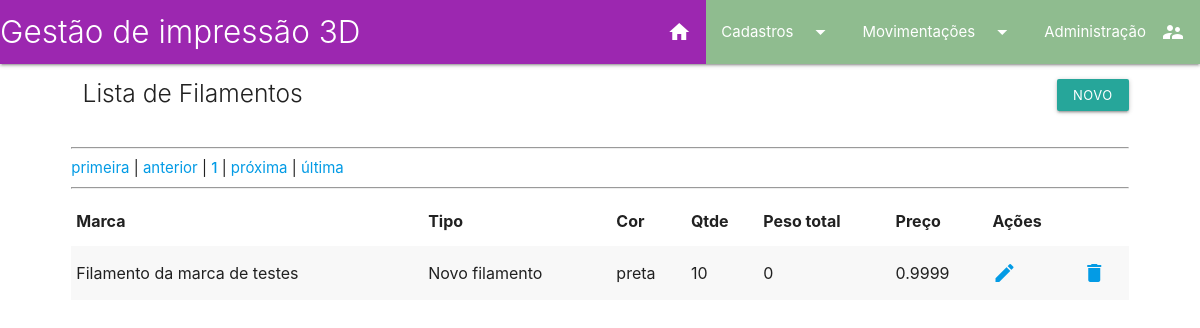
The app's page /lista_filamentos.php with its own data.
### tables this page shows
CREATE TABLE `tb_filamentos` (
  `id` int(11) NOT NULL,
  `marca` varchar(100) DEFAULT NULL,
  `tipo` varchar(100) DEFAULT NULL,
  `cor` varchar(100) DEFAULT NULL,
  `valor` decimal(4,4) NOT NULL,
  `peso` decimal(2,0) NOT NULL,
  `qtde_estoque` int(11) NOT NULL,
  `operador` int(11) DEFAULT NULL,
  `datatual` date DEFAULT NULL
);

### banco_de_dados/readfila.php (the view, shortened to what this page needs)
<?php
include_once 'conexao.php';
$quantidade = 7;
$pagina     = (isset($_GET['pagina'])) ? (int)$_GET['pagina'] : 1;
$inicio     = ($quantidade * $pagina) - $quantidade;
$strsql = "select id, marca, tipo, cor, qtde_estoque,peso, valor from tb_filamentos order by marca LIMIT $inicio, $quantidade";
$querySelect = $link->query($strsql);
while ($registros = $querySelect->fetch_assoc()):
    $id = $registros['id'];
    $marca = $registros['marca'];
    $tipo = $registros['tipo'];
    $cor = $registros['cor'];
    $qtde_estoque = $registros['qtde_estoque'];
    $peso  = $registros['peso'];
    $valor = $registros['valor'];
    echo "<tr>";
    echo "<td>$marca</td>";
    echo "<td>$tipo</td>";
    echo "<td>$cor</td>";
    echo "<td>$qtde_estoque</td>";
    echo "<td>$peso</td>";
    echo "<td>$valor</td>";
    echo "<td><a href='editarFila.php?id=$id'><i class='material-icons'>edit</i></td>";
    echo "<td><a href='../banco_de_dados/deletefila.php?id=";
    echo $id."&tabela=tb_filamentos&retorno=lista_filamentos.php' " ;
    echo ' OnClick="javascript:return confirm(\'Deseja mesmo excluir o filamento \n marca: '.$marca . ' \n tipo: ' . $tipo . ' ?\');">';
    echo "<i class='material-icons'>delete</i>";
	echo  "</td></tr>";
endwhile;
include_once 'paginacao.php';
 ?>

### records on screen
tb_filamentos: marca "Filamento da marca de testes", tipo "Novo filamento", cor "preta", qtde_estoque "10", peso "0", valor "0.9999"

### other values on screen
$pagina "1"
